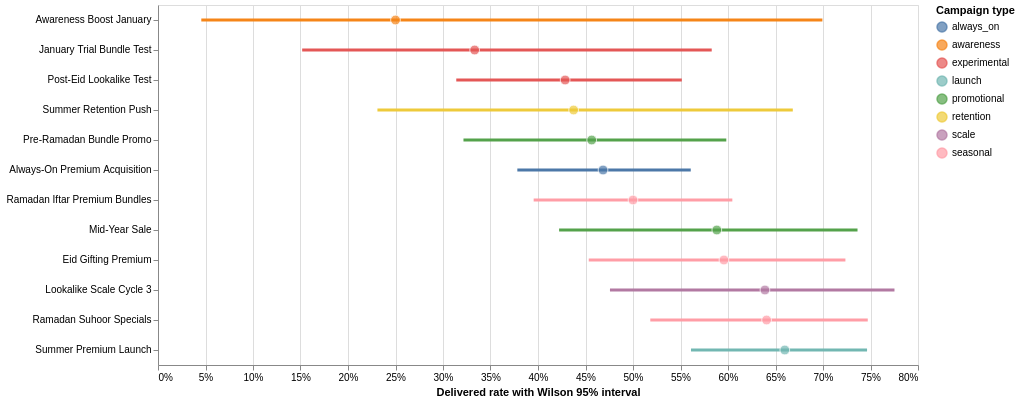

The notebook cell saved with this chart:
### Markdown cell above
## 8. Visualize delivered-rate uncertainty

The point is the observed delivered rate. The horizontal line is its Wilson 95%
interval. Long lines indicate that the available conversations do not locate the
underlying rate precisely. Campaign color represents campaign type; color does not
change the statistical calculation.

### Code cell
delivered_chart_data = campaign_uncertainty[
    [
        "campaign_name", "campaign_type", "observed_conversations",
        "delivered_rate", "delivered_rate_lower", "delivered_rate_upper",
    ]
].copy()

delivered_order = delivered_chart_data.sort_values("delivered_rate")["campaign_name"].tolist()
delivered_base = alt.Chart(delivered_chart_data).encode(
    y=alt.Y("campaign_name:N", sort=delivered_order, title=None),
    color=alt.Color("campaign_type:N", title="Campaign type"),
    tooltip=[
        alt.Tooltip("campaign_name:N", title="Campaign"),
        alt.Tooltip("campaign_type:N", title="Type"),
        alt.Tooltip("observed_conversations:Q", title="Observed conversations", format=",.0f"),
        alt.Tooltip("delivered_rate:Q", title="Delivered rate", format=".1%"),
        alt.Tooltip("delivered_rate_lower:Q", title="95% lower", format=".1%"),
        alt.Tooltip("delivered_rate_upper:Q", title="95% upper", format=".1%"),
    ],
)

delivered_intervals = delivered_base.mark_rule(strokeWidth=3).encode(
    x=alt.X("delivered_rate_lower:Q", title="Delivered rate with Wilson 95% interval", axis=alt.Axis(format="%")),
    x2="delivered_rate_upper:Q",
)
delivered_points = delivered_base.mark_point(filled=True, size=95, stroke="white", strokeWidth=1).encode(
    x=alt.X("delivered_rate:Q", axis=alt.Axis(format="%"))
)

display((delivered_intervals + delivered_points).properties(width=760, height=360))

### Figure 1 — Vega-Lite specification as saved in the notebook (floating-point values rounded to 4 significant figures)
{"config": {"view": {"continuousWidth": 300, "continuousHeight": 300}}, "layer": [{"mark": {"type": "rule", "strokeWidth": 3}, "encoding": {"color": {"field": "campaign_type", "title": "Campaign type", "type": "nominal"}, "tooltip": [{"field": "campaign_name", "title": "Campaign", "type": "nominal"}, {"field": "campaign_type", "title": "Type", "type": "nominal"}, {"field": "observed_conversations", "format": ",.0f", "title": "Observed conversations", "type": "quantitative"}, {"field": "delivered_rate", "format": ".1%", "title": "Delivered rate", "type": "quantitative"}, {"field": "delivered_rate_lower", "format": ".1%", "title": "95% lower", "type": "quantitative"}, {"field": "delivered_rate_upper", "format": ".1%", "title": "95% upper", "type": "quantitative"}], "x": {"axis": {"format": "%"}, "field": "delivered_rate_lower", "title": "Delivered rate with Wilson 95% interval", "type": "quantitative"}, "x2": {"field": "delivered_rate_upper"}, "y": {"field": "campaign_name", "sort": ["Awareness Boost January", "January Trial Bundle Test", "Post-Eid Lookalike Test", "Summer Retention Push", "Pre-Ramadan Bundle Promo", "Always-On Premium Acquisition", "Ramadan Iftar Premium Bundles", "Mid-Year Sale", "Eid Gifting Premium", "Lookalike Scale Cycle 3", "Ramadan Suhoor Specials", "Summer Premium Launch"], "title": null, "type": "nominal"}}}, {"mark": {"type": "point", "filled": true, "size": 95, "stroke": "white", "strokeWidth": 1}, "encoding": {"color": {"field": "campaign_type", "title": "Campaign type", "type": "nominal"}, "tooltip": [{"field": "campaign_name", "title": "Campaign", "type": "nominal"}, {"field": "campaign_type", "title": "Type", "type": "nominal"}, {"field": "observed_conversations", "format": ",.0f", "title": "Observed conversations", "type": "quantitative"}, {"field": "delivered_rate", "format": ".1%", "title": "Delivered rate", "type": "quantitative"}, {"field": "delivered_rate_lower", "format": ".1%", "title": "95% lower", "type": "quantitative"}, {"field": "delivered_rate_upper", "format": ".1%", "title": "95% upper", "type": "quantitative"}], "x": {"axis": {"format": "%"}, "field": "delivered_rate", "type": "quantitative"}, "y": {"field": "campaign_name", "sort": ["Awareness Boost January", "January Trial Bundle Test", "Post-Eid Lookalike Test", "Summer Retention Push", "Pre-Ramadan Bundle Promo", "Always-On Premium Acquisition", "Ramadan Iftar Premium Bundles", "Mid-Year Sale", "Eid Gifting Premium", "Lookalike Scale Cycle 3", "Ramadan Suhoor Specials", "Summer Premium Launch"], "title": null, "type": "nominal"}}}], "data": {"name": "data-e105217013c401c53eb59e9dd8ce2c8c"}, "height": 360, "width": 760, "$schema": "https://vega.github.io/schema/vega-lite/v5.20.1.json", "datasets": {"data-e105217013c401c53eb59e9dd8ce2c8c": [{"campaign_name": "Always-On Premium Acquisition", "campaign_type": "always_on", "observed_conversations": 111, "delivered_rate": 0.4685, "delivered_rate_lower": 0.3783, "delivered_rate_upper": 0.5608}, {"campaign_name": "Awareness Boost January", "campaign_type": "awareness", "observed_conversations": 4, "delivered_rate": 0.25, "delivered_rate_lower": 0.04559, "delivered_rate_upper": 0.6994}, {"campaign_name": "Pre-Ramadan Bundle Promo", "campaign_type": "promotional", "observed_conversations": 46, "delivered_rate": 0.4565, "delivered_rate_lower": 0.3215, "delivered_rate_upper": 0.5982}, {"campaign_name": "January Trial Bundle Test", "campaign_type": "experimental", "observed_conversations": 15, "delivered_rate": 0.3333, "delivered_rate_lower": 0.1518, "delivered_rate_upper": 0.5829}, {"campaign_name": "Ramadan Suhoor Specials", "campaign_type": "seasonal", "observed_conversations": 64, "delivered_rate": 0.6406, "delivered_rate_lower": 0.5182, "delivered_rate_upper": 0.7471}, {"campaign_name": "Ramadan Iftar Premium Bundles", "campaign_type": "seasonal", "observed_conversations": 84, "delivered_rate": 0.5, "delivered_rate_lower": 0.3954, "delivered_rate_upper": 0.6046}, {"campaign_name": "Eid Gifting Premium", "campaign_type": "seasonal", "observed_conversations": 47, "delivered_rate": 0.5957, "delivered_rate_lower": 0.4534, "delivered_rate_upper": 0.7236}, {"campaign_name": "Post-Eid Lookalike Test", "campaign_type": "experimental", "observed_conversations": 63, "delivered_rate": 0.4286, "delivered_rate_lower": 0.314, "delivered_rate_upper": 0.5514}, {"campaign_name": "Summer Premium Launch", "campaign_type": "launch", "observed_conversations": 97, "delivered_rate": 0.6598, "delivered_rate_lower": 0.561, "delivered_rate_upper": 0.7464}, {"campaign_name": "Lookalike Scale Cycle 3", "campaign_type": "scale", "observed_conversations": 36, "delivered_rate": 0.6389, "delivered_rate_lower": 0.4758, "delivered_rate_upper": 0.7752}, {"campaign_name": "Mid-Year Sale", "campaign_type": "promotional", "observed_conversations": 34, "delivered_rate": 0.5882, "delivered_rate_lower": 0.4222, "delivered_rate_upper": 0.7363}, {"campaign_name": "Summer Retention Push", "campaign_type": "retention", "observed_conversations": 16, "delivered_rate": 0.4375, "delivered_rate_lower": 0.231, "delivered_rate_upper": 0.6682}]}}
